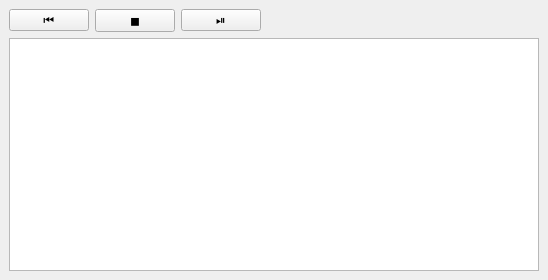
<?xml version="1.0" encoding="UTF-8"?>
<ui version="4.0">
 <class>TimelineDockWidget</class>
 <widget class="QDockWidget" name="TimelineDockWidget">
  <property name="enabled">
   <bool>true</bool>
  </property>
  <property name="geometry">
   <rect>
    <x>0</x>
    <y>0</y>
    <width>548</width>
    <height>280</height>
   </rect>
  </property>
  <property name="sizePolicy">
   <sizepolicy hsizetype="Expanding" vsizetype="Maximum">
    <horstretch>0</horstretch>
    <verstretch>0</verstretch>
   </sizepolicy>
  </property>
  <property name="focusPolicy">
   <enum>Qt::ClickFocus</enum>
  </property>
  <property name="features">
   <set>QDockWidget::DockWidgetFloatable|QDockWidget::DockWidgetMovable</set>
  </property>
  <property name="windowTitle">
   <string>Timeline</string>
  </property>
  <widget class="QWidget" name="dockWidgetContents">
   <layout class="QVBoxLayout" name="verticalLayout">
    <item>
     <layout class="QHBoxLayout" name="horizontalLayout">
      <item>
       <widget class="QPushButton" name="rewindButton">
        <property name="enabled">
         <bool>true</bool>
        </property>
        <property name="text">
         <string>⏮</string>
        </property>
       </widget>
      </item>
      <item>
       <widget class="QPushButton" name="stopButton">
        <property name="enabled">
         <bool>true</bool>
        </property>
        <property name="text">
         <string>◼</string>
        </property>
       </widget>
      </item>
      <item>
       <widget class="QPushButton" name="playPauseButton">
        <property name="enabled">
         <bool>true</bool>
        </property>
        <property name="text">
         <string>⏯</string>
        </property>
       </widget>
      </item>
      <item>
       <spacer name="horizontalSpacer">
        <property name="orientation">
         <enum>Qt::Horizontal</enum>
        </property>
        <property name="sizeHint" stdset="0">
         <size>
          <width>40</width>
          <height>20</height>
         </size>
        </property>
       </spacer>
      </item>
     </layout>
    </item>
    <item>
     <widget class="TimelineWidget" name="timelineView">
      <property name="enabled">
       <bool>true</bool>
      </property>
      <property name="sizePolicy">
       <sizepolicy hsizetype="Expanding" vsizetype="Expanding">
        <horstretch>0</horstretch>
        <verstretch>0</verstretch>
       </sizepolicy>
      </property>
      <property name="verticalScrollBarPolicy">
       <enum>Qt::ScrollBarAsNeeded</enum>
      </property>
      <property name="horizontalScrollBarPolicy">
       <enum>Qt::ScrollBarAsNeeded</enum>
      </property>
     </widget>
    </item>
   </layout>
  </widget>
 </widget>
 <customwidgets>
  <customwidget>
   <class>TimelineWidget</class>
   <extends>QGraphicsView</extends>
   <header>timelinewidget.hpp</header>
  </customwidget>
 </customwidgets>
 <resources/>
 <connections/>
</ui>
